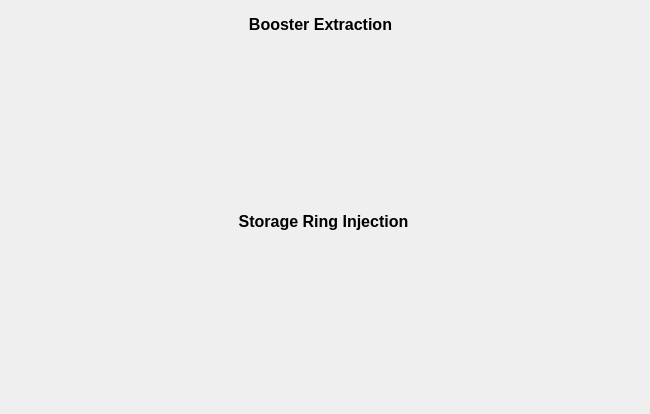
       <widget class="QWidget" name="TLTab">
        <attribute name="title">
         <string>BTS</string>
        </attribute>
        <widget class="QLabel" name="BOExtraction">
         <property name="geometry">
          <rect>
           <x>32</x>
           <y>40</y>
           <width>575</width>
           <height>151</height>
          </rect>
         </property>
         <property name="text">
          <string/>
         </property>
         <property name="scaledContents">
          <bool>true</bool>
         </property>
        </widget>
        <widget class="QLabel" name="SRInj">
         <property name="geometry">
          <rect>
           <x>34</x>
           <y>238</y>
           <width>571</width>
           <height>167</height>
          </rect>
         </property>
         <property name="text">
          <string/>
         </property>
         <property name="scaledContents">
          <bool>true</bool>
         </property>
        </widget>
        <widget class="QLabel" name="label_5">
         <property name="geometry">
          <rect>
           <x>0</x>
           <y>9</y>
           <width>641</width>
           <height>31</height>
          </rect>
         </property>
         <property name="text">
          <string>&lt;html&gt;&lt;head/&gt;&lt;body&gt;&lt;p align=&quot;center&quot;&gt;&lt;span style=&quot; font-size:12pt; font-weight:600;&quot;&gt;Booster Extraction&lt;/span&gt;&lt;/p&gt;&lt;/body&gt;&lt;/html&gt;</string>
         </property>
        </widget>
        <widget class="QLabel" name="label_6">
         <property name="geometry">
          <rect>
           <x>8</x>
           <y>206</y>
           <width>631</width>
           <height>31</height>
          </rect>
         </property>
         <property name="text">
          <string>&lt;html&gt;&lt;head/&gt;&lt;body&gt;&lt;p align=&quot;center&quot;&gt;&lt;span style=&quot; font-size:12pt; font-weight:600;&quot;&gt;Storage Ring Injection&lt;/span&gt;&lt;/p&gt;&lt;/body&gt;&lt;/html&gt;</string>
         </property>
        </widget>
        <widget class="PyDMDrawingRectangle" name="TS01_Ch1">
         <property name="geometry">
          <rect>
           <x>414</x>
           <y>112</y>
           <width>20</width>
           <height>15</height>
          </rect>
         </property>
         <property name="toolTip">
          <string/>
         </property>
         <property name="brush" stdset="0">
          <brush brushstyle="SolidPattern">
           <color alpha="255">
            <red>0</red>
            <green>255</green>
            <blue>0</blue>
           </color>
          </brush>
         </property>
        </widget>
        <widget class="PyDMDrawingRectangle" name="TS01_Ch2">
         <property name="geometry">
          <rect>
           <x>436</x>
           <y>112</y>
           <width>20</width>
           <height>15</height>
          </rect>
         </property>
         <property name="toolTip">
          <string/>
         </property>
         <property name="brush" stdset="0">
          <brush brushstyle="SolidPattern">
           <color alpha="255">
            <red>0</red>
            <green>255</green>
            <blue>0</blue>
           </color>
          </brush>
         </property>
        </widget>
        <widget class="PyDMDrawingRectangle" name="TS01_Ch3">
         <property name="geometry">
          <rect>
           <x>458</x>
           <y>112</y>
           <width>20</width>
           <height>15</height>
          </rect>
         </property>
         <property name="toolTip">
          <string/>
         </property>
         <property name="brush" stdset="0">
          <brush brushstyle="SolidPattern">
           <color alpha="255">
            <red>0</red>
            <green>255</green>
            <blue>0</blue>
           </color>
          </brush>
         </property>
        </widget>
        <widget class="PyDMDrawingRectangle" name="TS01_Ch4">
         <property name="geometry">
          <rect>
           <x>480</x>
           <y>112</y>
           <width>20</width>
           <height>15</height>
          </rect>
         </property>
         <property name="toolTip">
          <string/>
         </property>
         <property name="brush" stdset="0">
          <brush brushstyle="SolidPattern">
           <color alpha="255">
            <red>0</red>
            <green>255</green>
            <blue>0</blue>
           </color>
          </brush>
         </property>
        </widget>
        <widget class="PyDMDrawingRectangle" name="TS_MBTemp01">
         <property name="geometry">
          <rect>
           <x>448</x>
           <y>134</y>
           <width>20</width>
           <height>15</height>
          </rect>
         </property>
         <property name="brush" stdset="0">
          <brush brushstyle="SolidPattern">
           <color alpha="255">
            <red>0</red>
            <green>0</green>
            <blue>255</blue>
           </color>
          </brush>
         </property>
         <property name="penColor" stdset="0">
          <color>
           <red>255</red>
           <green>0</green>
           <blue>0</blue>
          </color>
         </property>
        </widget>
        <widget class="PyDMDrawingRectangle" name="TS04_Ch2">
         <property name="geometry">
          <rect>
           <x>214</x>
           <y>344</y>
           <width>20</width>
           <height>15</height>
          </rect>
         </property>
         <property name="toolTip">
          <string/>
         </property>
         <property name="brush" stdset="0">
          <brush brushstyle="SolidPattern">
           <color alpha="255">
            <red>0</red>
            <green>255</green>
            <blue>0</blue>
           </color>
          </brush>
         </property>
        </widget>
        <widget class="PyDMDrawingRectangle" name="TS04_Ch3">
         <property name="geometry">
          <rect>
           <x>236</x>
           <y>344</y>
           <width>20</width>
           <height>15</height>
          </rect>
         </property>
         <property name="toolTip">
          <string/>
         </property>
         <property name="brush" stdset="0">
          <brush brushstyle="SolidPattern">
           <color alpha="255">
            <red>0</red>
            <green>255</green>
            <blue>0</blue>
           </color>
          </brush>
         </property>
        </widget>
        <widget class="PyDMDrawingRectangle" name="TS04_Ch1">
         <property name="geometry">
          <rect>
           <x>178</x>
           <y>344</y>
           <width>20</width>
           <height>15</height>
          </rect>
         </property>
         <property name="toolTip">
          <string/>
         </property>
         <property name="brush" stdset="0">
          <brush brushstyle="SolidPattern">
           <color alpha="255">
            <red>0</red>
            <green>255</green>
            <blue>0</blue>
           </color>
          </brush>
         </property>
        </widget>
        <widget class="PyDMDrawingRectangle" name="TS04_Ch4">
         <property name="geometry">
          <rect>
           <x>268</x>
           <y>344</y>
           <width>20</width>
           <height>15</height>
          </rect>
         </property>
         <property name="toolTip">
          <string/>
         </property>
         <property name="brush" stdset="0">
          <brush brushstyle="SolidPattern">
           <color alpha="255">
            <red>0</red>
            <green>255</green>
            <blue>0</blue>
           </color>
          </brush>
         </property>
        </widget>
        <widget class="PyDMDrawingRectangle" name="TS04_Ch5">
         <property name="geometry">
          <rect>
           <x>290</x>
           <y>344</y>
           <width>20</width>
           <height>15</height>
          </rect>
         </property>
         <property name="toolTip">
          <string/>
         </property>
         <property name="brush" stdset="0">
          <brush brushstyle="SolidPattern">
           <color alpha="255">
            <red>0</red>
            <green>255</green>
            <blue>0</blue>
           </color>
          </brush>
         </property>
        </widget>
        <widget class="PyDMDrawingRectangle" name="TS04_Ch6">
         <property name="geometry">
          <rect>
           <x>320</x>
           <y>344</y>
           <width>20</width>
           <height>15</height>
          </rect>
         </property>
         <property name="toolTip">
          <string/>
         </property>
         <property name="brush" stdset="0">
          <brush brushstyle="SolidPattern">
           <color alpha="255">
            <red>0</red>
            <green>255</green>
            <blue>0</blue>
           </color>
          </brush>
         </property>
        </widget>
        <widget class="PyDMDrawingRectangle" name="TS_MBTemp02">
         <property name="geometry">
          <rect>
           <x>272</x>
           <y>368</y>
           <width>20</width>
           <height>15</height>
          </rect>
         </property>
         <property name="brush" stdset="0">
          <brush brushstyle="SolidPattern">
           <color alpha="255">
            <red>0</red>
            <green>0</green>
            <blue>255</blue>
           </color>
          </brush>
         </property>
         <property name="penColor" stdset="0">
          <color>
           <red>255</red>
           <green>0</green>
           <blue>0</blue>
          </color>
         </property>
        </widget>
       </widget>
